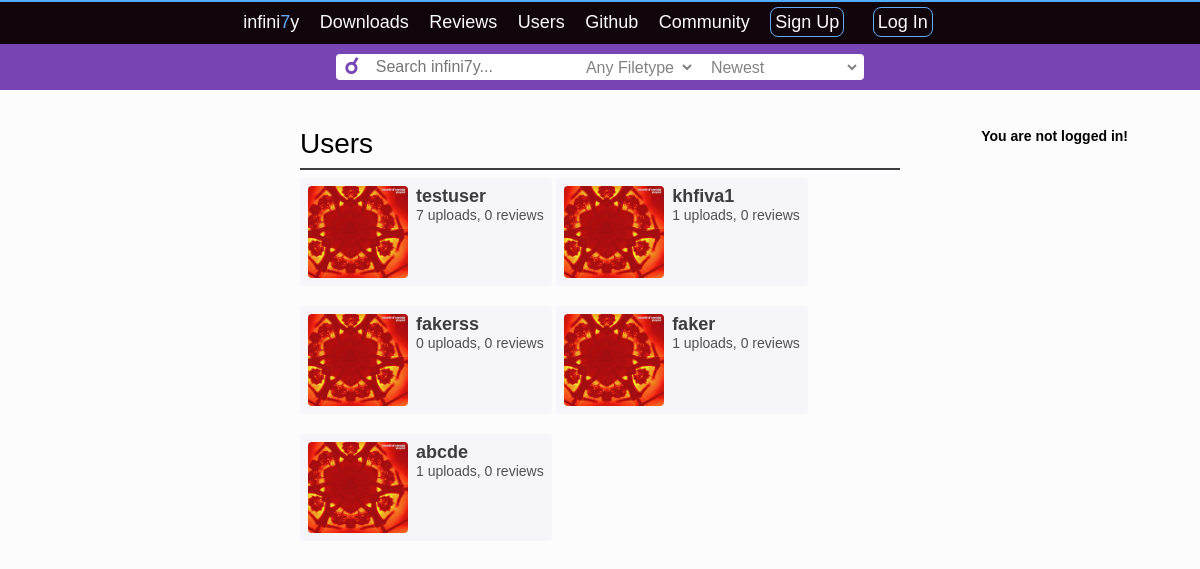
Page /s7uploads/users/ on the committed database.
### s7uploads/models.py (models this page shows, shortened)
class S7User(models.Model):
    user = models.OneToOneField(User, unique=True, on_delete=models.CASCADE)
    def num_uploads(self):
        return Upload.objects.filter(user=self).count()
    def num_reviews(self):
        return Review.objects.filter(user=self).count()

### s7uploads/views.py (the view)
# urls.py: path('users/', views.UserListView.as_view(), name='users'),
class UserListView(generic.ListView):
    model = S7User
    template_name = 's7uploads/users.html'
    context_object_name = 'user_list'
    def get_queryset(self):
        return S7User.objects.all()
    def get_context_data(self, **kwargs):
        c = super(generic.ListView, self).get_context_data(**kwargs)
        user = self.request.user
        if not user.is_anonymous:
            s7user = S7User.objects.filter(user=user)[:1]
            if s7user:
                c['s7user'] = s7user.get()
        c['search_form'] = SearchForm()
        return c

### s7uploads/forms.py
class SearchForm(forms.Form):
    search_line = forms.CharField(max_length=200)
    def __init__(self):
        super(SearchForm, self).__init__()
        self.fields['search_line'].widget.attrs.update({
            'placeholder': '  Search infini7y...',
            'onfocus': "this.placeholder=''"
            })

### s7uploads/templates/s7uploads/users.html (shortened to what this page needs)
{% extends "s7uploads/navbar.html" %}
{% load static %}
{% block content %}
<section id="main-content">
{% if user %}
	<section id="userbanner">
		{% if user.is_anonymous %}
			<h4>You are not logged in!</h4>
		{% endif %}
	</section>
{% endif %}
<section id="upload">
{% if user_list %}
	<h1>Users</h1>
	<div id="blackstripe"></div>
	<div id="userlist">
		<ul>
		{% for user in user_list %}
			<li>
			<div id="userlisttext">
			<a href="{% url 's7uploads:index' %}?tags={{user.user.username}}"> {{ user.user.username }} </a>
			<h1>{{ user.num_uploads }} uploads, {{ user.num_reviews }} reviews</h1>
			</div>
			<img src="/static/s7uploads/images/default_profile.jpg"></img>
			</li>
		{% endfor %}
		</ul>
	</div>
{% else %}
	<p> Nothing to see here. </p>
{% endif %}
</section>
</section>
{% endblock %}

### s7uploads/static/s7uploads/style.css (style rules this page uses)
* { margin: 0; padding: 0; font-family: sans-serif; }
div#blackstripe { background-color: rgb(60, 60, 65); height: 2px; width: 100%; margin-bottom: 8px; }
#userbanner { position: fixed; right: 64px; height: 100%; }
#userbanner h4 { font-family: sans-serif; font-size: 14; margin-right: 8px; text-align: center; }
#searchbanner input { height: 26px; border: 0px solid; border-radius: 2px; color: rgb(190, 190, 190); font-size: 16; color: rgb(130, 130, 130); }
#main-content { margin: 0 auto; margin-top: 128px; }
#main-content h1 { font-weight: normal; padding-bottom: 8px; }
#upload { margin: 0 auto; width: 512px; width: 50%; position: relative; }
#upload ul { margin-bottom: 16px; }
#upload li { list-style-type: none; background-color: rgb(245, 245, 250); border-radius: 8px; margin-bottom: 16px; }
#upload h1 { font-size: 28px; font-weight: normal; }
#upload li a { text-decoration: none; }
#upload ul li img { width: 100%; }
#userlist ul { margin: 0 auto; }
#userlist li { padding-top: 8px; padding-bottom: 8px; padding-left: 8px; padding-right: 8px; display: inline-block; border-radius: 4px; }
#userlisttext { float: right; margin-left: 8px; }
#userlist li a { font-size: 18px; font-weight: bold; color: rgb(60, 60, 65); }
#userlist h1 { font-size: 14px; color: rgb(80, 80, 85); }
#userlist img { max-width: 100px; float: left; border-radius: 4px; }

### rows in the picture
S7User: user.username "testuser", num_uploads "7", num_reviews "0"
S7User: user.username "khfiva1", num_uploads "1", num_reviews "0"
S7User: user.username "fakerss", num_uploads "0", num_reviews "0"
S7User: user.username "faker", num_uploads "1", num_reviews "0"
S7User: user.username "abcde", num_uploads "1", num_reviews "0"
